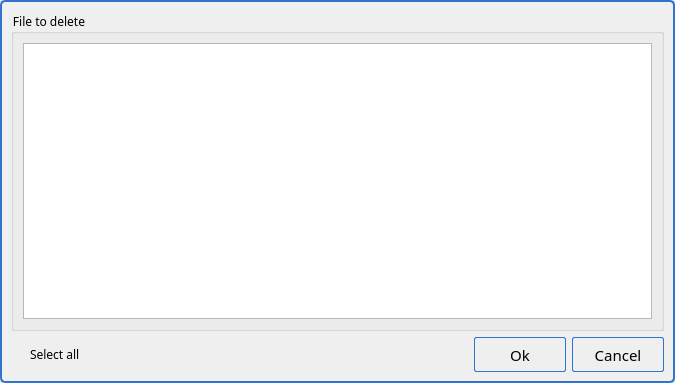
<?xml version="1.0" encoding="UTF-8"?>
<ui version="4.0">
 <class>GFileDeleteDialog</class>
 <widget class="QDialog" name="GFileDeleteDialog">
  <property name="geometry">
   <rect>
    <x>0</x>
    <y>0</y>
    <width>675</width>
    <height>383</height>
   </rect>
  </property>
  <property name="font">
   <font>
    <family>文泉驿等宽微米黑</family>
   </font>
  </property>
  <property name="windowTitle">
   <string>Dialog</string>
  </property>
  <property name="styleSheet">
   <string notr="true">QDialog {
border: 2px solid #2f74d0;
border-radius: 5px;
padding: 2px 4px;

background: qradialgradient(cx: 0.3, cy: -0.4,
fx: 0.3, fy: -0.4,
radius: 1.35, stop: 0 #fff, stop: 1 #c9e5fe);
}
QCheckBox {
background: transparent;
}
QGroupBox {
background: qradialgradient(cx: 0.3, cy: -0.4,
fx: 0.3, fy: -0.4,
radius: 1.35, stop: 0 #fff, stop: 1 #c9e5fe);
}
QGroupBox {
background: transparent;
}
QLabel {
background:transparent;
} 
QCheckBox {
background:transparent;
}
 QPushButton {
border: 1px solid #2f74d0;
font: 11pt &quot;文泉驿等宽微米黑&quot;;
border-radius: 2px;
padding: 5px;
background: qradialgradient(cx: 0.3, cy: -0.4,
fx: 0.3, fy: -0.4,
radius: 1.35, stop: 0 #fff, stop: 1 #c9e5fe);
min-width: 80px;
}

QPushButton:hover {
background: qradialgradient(cx: 0.3, cy: -0.4,
fx: 0.3, fy: -0.4,
radius: 1.35, stop: 0 #fff, stop: 1 #e4f2fe);
}

 QPushButton:pressed {
background: qradialgradient(cx: 0.4, cy: -0.1,
fx: 0.4, fy: -0.1,
radius: 1.35, stop: 0 #fff, stop: 1 #f1f8fe);
}

QPushButton:disabled { 
background: qradialgradient(cx: 0.4, cy: -0.1,
fx: 0.4, fy: -0.1,
radius: 1.35, stop: 0 #fff, stop: 1 #F1F0EF);
}</string>
  </property>
  <layout class="QVBoxLayout" name="verticalLayout_2">
   <item>
    <widget class="QGroupBox" name="groupBoxFile">
     <property name="font">
      <font>
       <family>文泉驿等宽微米黑</family>
      </font>
     </property>
     <property name="title">
      <string>File to delete</string>
     </property>
     <layout class="QVBoxLayout" name="verticalLayout">
      <item>
       <widget class="QTableView" name="tableViewFile">
        <property name="font">
         <font>
          <family>文泉驿等宽微米黑</family>
         </font>
        </property>
        <property name="horizontalScrollBarPolicy">
         <enum>Qt::ScrollBarAlwaysOff</enum>
        </property>
        <property name="editTriggers">
         <set>QAbstractItemView::NoEditTriggers</set>
        </property>
        <property name="selectionMode">
         <enum>QAbstractItemView::SingleSelection</enum>
        </property>
        <property name="selectionBehavior">
         <enum>QAbstractItemView::SelectRows</enum>
        </property>
        <attribute name="horizontalHeaderStretchLastSection">
         <bool>true</bool>
        </attribute>
        <attribute name="verticalHeaderVisible">
         <bool>false</bool>
        </attribute>
       </widget>
      </item>
     </layout>
    </widget>
   </item>
   <item>
    <layout class="QHBoxLayout" name="horizontalLayout">
     <item>
      <widget class="QCheckBox" name="checkBoxSelectAll">
       <property name="font">
        <font>
         <family>文泉驿等宽微米黑</family>
        </font>
       </property>
       <property name="styleSheet">
        <string notr="true">QCheckBox::indicator:unchecked {image: url(:/png/noselect);} 
QCheckBox::indicator:checked {image: url(:/png/select);}</string>
       </property>
       <property name="text">
        <string>Select all</string>
       </property>
      </widget>
     </item>
     <item>
      <spacer name="horizontalSpacer">
       <property name="orientation">
        <enum>Qt::Horizontal</enum>
       </property>
       <property name="sizeHint" stdset="0">
        <size>
         <width>40</width>
         <height>20</height>
        </size>
       </property>
      </spacer>
     </item>
     <item>
      <widget class="QPushButton" name="buttonOk">
       <property name="minimumSize">
        <size>
         <width>92</width>
         <height>35</height>
        </size>
       </property>
       <property name="font">
        <font>
         <family>文泉驿等宽微米黑</family>
         <pointsize>11</pointsize>
         <weight>50</weight>
         <italic>false</italic>
         <bold>false</bold>
        </font>
       </property>
       <property name="text">
        <string>Ok</string>
       </property>
      </widget>
     </item>
     <item>
      <widget class="QPushButton" name="buttonCancel">
       <property name="minimumSize">
        <size>
         <width>92</width>
         <height>35</height>
        </size>
       </property>
       <property name="font">
        <font>
         <family>文泉驿等宽微米黑</family>
         <pointsize>11</pointsize>
         <weight>50</weight>
         <italic>false</italic>
         <bold>false</bold>
        </font>
       </property>
       <property name="text">
        <string>Cancel</string>
       </property>
      </widget>
     </item>
    </layout>
   </item>
  </layout>
 </widget>
 <resources/>
 <connections/>
</ui>
